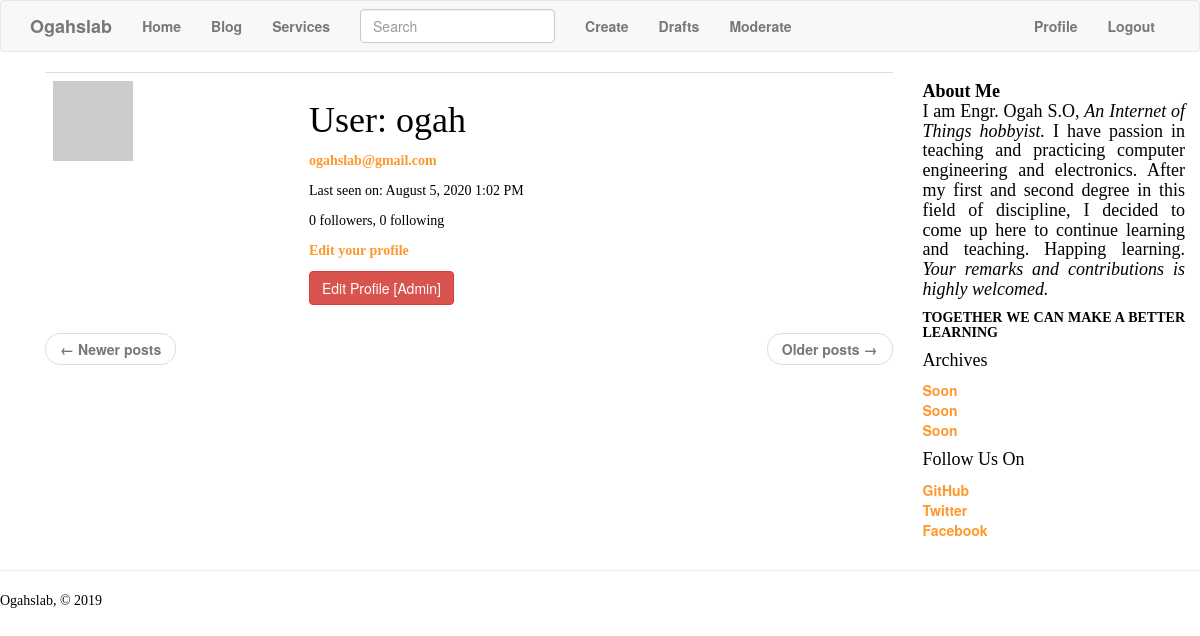
Screenshot of /user/ogah (signed in) with the database file from the repository.
### app/models.py (models this page shows, shortened)
class PaginatedAPIMixin(object):
    @staticmethod
    def to_collection_dict(query, page, per_page, endpoint, **kwargs):
        resources = query.paginate(page, per_page, False)
        data = {
            'items': [item.to_dict() for item in resources.items],
            '_meta': {
                'page': page,
                'per_page': per_page,
                'total_pages': resources.pages,
                'total_items': resources.total
            },
            '_links': {
                'self': url_for(endpoint, page=page, per_page=per_page,
                                **kwargs),
                'next': url_for(endpoint, page=page + 1, per_page=per_page,
                                **kwargs) if resources.has_next else None,
                'prev': url_for(endpoint, page=page - 1, per_page=per_page,
                                **kwargs) if resources.has_prev else None
            }
        }
        return data

class User(UserMixin,PaginatedAPIMixin, db.Model):
    __tablename__ = 'user'
    id = db.Column(db.Integer, primary_key=True)
    username = db.Column(db.String(64), index=True, unique=True)
    email = db.Column(db.String(120), index=True, unique=True)
    password_hash = db.Column(db.String(128))
    role_id = db.Column(db.Integer, db.ForeignKey('roles.id'))
    posts = db.relationship('Post', backref='author', lazy='dynamic')
    about_me = db.Column(db.String(140))
    last_seen = db.Column(db.DateTime, default=datetime.utcnow)
    token = db.Column(db.String(32), index=True, unique=True)
    token_expiration = db.Column(db.DateTime)
    followed = db.relationship(
        'User', secondary=followers,
        primaryjoin=(followers.c.follower_id == id),
        secondaryjoin=(followers.c.followed_id == id),
        backref=db.backref('followers', lazy='dynamic'), lazy='dynamic')
    comments = db.relationship('Comment', backref='author', lazy='dynamic')
    def can(self, perm):
        return self.role is not None and self.role.has_permission(perm)
    def is_administrator(self):
        return self.can(Permission.ADMIN)
    def ping(self):
        self.last_seen = datetime.utcnow()
        db.session.add(self)
    def avatar(self, size):
        digest = md5(self.email.lower().encode('utf-8')).hexdigest()
        return 'https://www.gravatar.com/avatar/{}?d=identicon&s={}'.format(
            digest, size)

### app/main/routes.py (the view)
@main.route('/user/<username>')
@login_required
def user(username):
    user = User.query.filter_by(username=username).first_or_404()
    page = request.args.get('page', 1, type=int)
    posts = user.posts.order_by(Post.timestamp.desc()).paginate(
        page, current_app.config['POSTS_PER_PAGE'], False)
    next_url = url_for('main.user', username=user.username,
                       page=posts.next_num) if posts.has_next else None
    prev_url = url_for('main.user', username=user.username,
			page=posts.prev_num) if posts.has_prev else None
    return render_template('user.html', user=user, posts=posts.items,
                           next_url=next_url, prev_url=prev_url)

### app/main/forms.py
class SearchForm(FlaskForm):
    q = StringField(_l('Search'),validators=[DataRequired()])
    def __init__(self,*args,**kwargs):
        if 'formdata' not in kwargs:
            kwargs['formdata'] = request.args
        if 'csrf_enabled' not in kwargs:
            kwargs['csrf_enabled'] = False
        super(SearchForm,self).__init__(*args,**kwargs)

### app/auth/routes.py (called while the page is built)
@auth.before_app_request
def before_request():
    if current_user.is_authenticated:
        current_user.ping()

### app/main/__init__.py (called while the page is built)
@main.app_context_processor
def inject_permissions():
    return dict(Permission=Permission)

### app/main/routes.py (called while the page is built)
@main.before_app_request
def before_request():
    if current_user.is_authenticated:
        current_user.last_seen = datetime.utcnow()
        db.session.commit()
    g.search_form = SearchForm()
    g.locale = str(get_locale())

### app/models.py (called while the page is built)
@login.user_loader
def load_user(id):
    return User.query.get(int(id))

    @classmethod
    def before_commit(cls, session):
        session._changes = {
            'add': list(session.new),
            'update': list(session.dirty),
            'delete': list(session.deleted)
        }

    @classmethod
    def after_commit(cls, session):
        for obj in session._changes['add']:
            if isinstance(obj, SearchableMixin):
                add_to_index(obj.__tablename__, obj)
        for obj in session._changes['update']:
            if isinstance(obj, SearchableMixin):
                add_to_index(obj.__tablename__, obj)
        for obj in session._changes['delete']:
            if isinstance(obj, SearchableMixin):
                remove_from_index(obj.__tablename__, obj)
        session._changes = None

    def has_permission(self, perm):
        return self.permissions & perm == perm

### app/templates/user.html (shortened to what this page needs)
{% extends "base.html" %}
{% block head %}
{{ super()}}
{% endblock %}
{% block app_content %}
    <table class="table table-hover">
        <tr>
            <td width="256px"><img src="{{ user.avatar(256) }}"></td>
            <td>
                <h1>{{ _('User') }}: {{ user.username }}</h1>
                 {% if current_user.is_administrator() %}
                    <p><a href="mailto:{{ user.email }}">{{ user.email }}</a></p>
                      {% endif %}
                {% if user.last_seen %}
                <p>{{ _('Last seen on') }}: {{ moment(user.last_seen).format('LLL') }}</p>
                {% endif %}
                <p>{{ _('%(count)d followers', count=user.followers.count()) }}, {{ _('%(count)d following', count=user.followed.count()) }}</p>
                {% if user == current_user %}
                <p><a href="{{ url_for('main.edit_profile') }}">{{ _('Edit your profile') }}</a></p>
                {% elif not current_user.is_following(user) %}
                <p><a href="{{ url_for('main.follow', username=user.username) }}">{{ _('Follow') }}</a></p>
                {% else %}
                <p><a href="{{ url_for('main.unfollow', username=user.username) }}">{{ _('Unfollow') }}</a></p>
                {% endif %}
                {% if current_user.is_administrator()%}
    <a class="btn btn-danger" href="{{ url_for('main.edit_profile_admin', id=user.id) }}">Edit Profile [Admin]</a>
        {% endif %}
            </td>
        </tr>
    </table>
    <nav aria-label="...">
        <ul class="pager">
            <li class="previous{% if not prev_url %} disabled{% endif %}">
                <a href="{{ prev_url or '#' }}">
                    <span aria-hidden="true">&larr;</span> {{ _('Newer posts') }}
                </a>
            </li>
            <li class="next{% if not next_url %} disabled{% endif %}">
                <a href="{{ next_url or '#' }}">
                    {{ _('Older posts') }} <span aria-hidden="true">&rarr;</span>
                </a>
            </li>
        </ul>
    </nav>
{% endblock %}

### app/templates/user.html (style rules this page uses)
body { background-color:lightViolet; }
h1,h2,h3,h4,h5,p { text-align:justify; color:Black; font-family: "Times New Roman",Times,serif; }
a { font-weight: bold; color: #ff982c; text-decoration: none; }

### rows the page displays
User: username "ogah", email "ogahslab@gmail.com", last_seen "August 5, 2020 1:02 PM"
